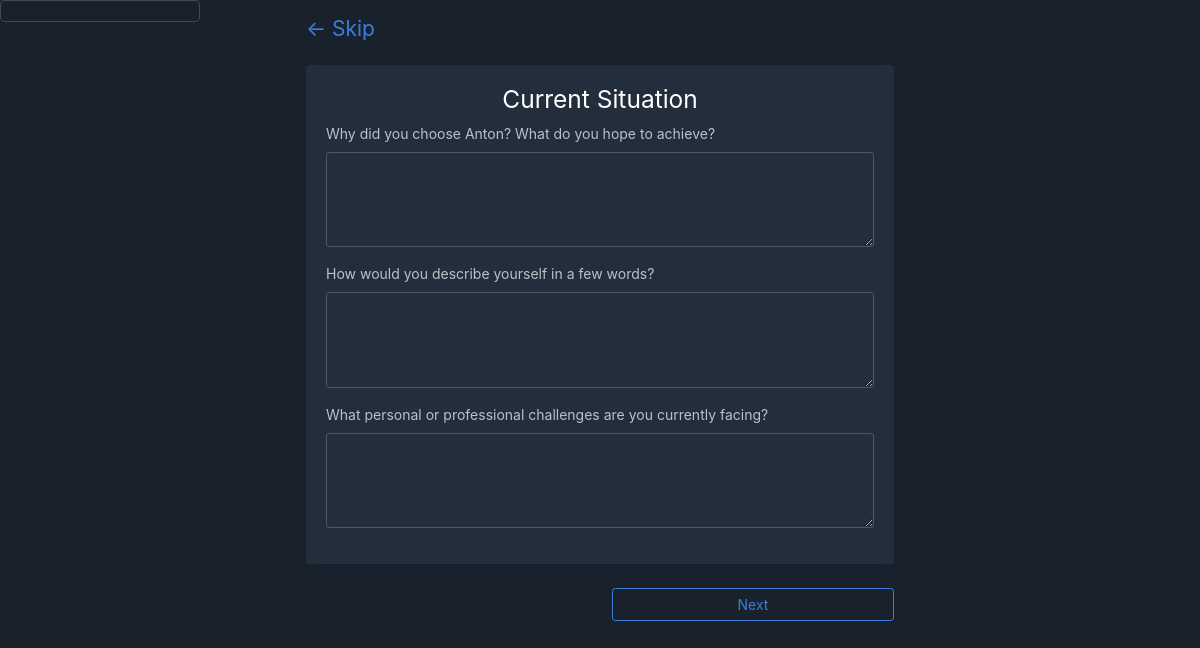
The app's page /goal-form/ (signed in), older data.
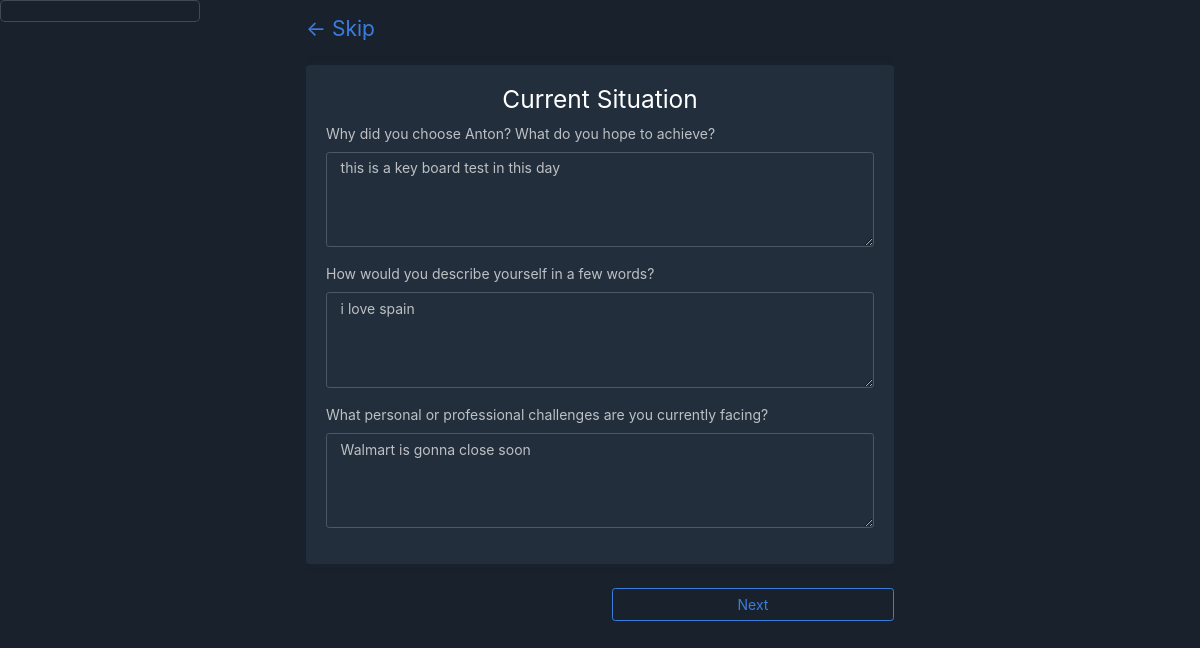
The same page, newer data.
### api/models.py (models this page shows, shortened)
class Goal(models.Model):
    current_working_on = models.TextField(blank=True)
    progress_towards_goals = models.TextField(blank=True)
    challenges = models.TextField(blank=True)
    one_year_goal = models.TextField(blank=True)
    five_year_goal = models.TextField(blank=True)
    achievements_feel_successful = models.TextField(blank=True)

### frontend/views.py (the view)
# urls.py: path('goal-form/', views.goal_form_view, name='goal_form'),
@login_required
def goal_form_view(request):
    profile = Profile.objects.get(user=request.user)
    if profile.goal:
        form = GoalForm(request.POST or None, instance=profile.goal)
    else:
        form = GoalForm(request.POST or None)
    if request.method == 'POST':
        if form.is_valid():
            goal_form = form.save()
            profile.goal = goal_form
            profile.save()
            return redirect('/')  # Redirect to home page or success page
    context = {
        'form': form,
    }
    return render(request, 'authentication/goal_form.html', context)

### frontend/forms.py
class GoalForm(forms.ModelForm):
    class Meta:
        model = Goal
        fields = '__all__'  # or list specific fields if needed

### templates/authentication/goal_form.html (shortened to what this page needs)
{% load static %}
<!DOCTYPE html>
<html lang="en">
<head>
    <link href="https://cdnjs.cloudflare.com/ajax/libs/font-awesome/5.15.3/css/all.min.css" rel="stylesheet">
    <link href="https://stackpath.bootstrapcdn.com/bootstrap/5.1.3/css/bootstrap.min.css" rel="stylesheet">
    <link class="js-stylesheet" href="{% static 'css/dark.css' %}" rel="stylesheet">
</head>
<body>
    <div class="container" style="width: 50%;">
        <div id="carousel" class="carousel mt-3">
            <div class="carousel-inner">
                <h3><a href="{% url 'pages' %}">&#8592; Skip</a></h3>
                <form method="POST" class="my-4">
                    <div class="carousel-item active">
                        <div class="card">
                            <div class="card-body">
                                <center><h2>Current Situation</h2></center>
                                <div class="mb-3">
                                    <label for="id_current_working_on" class="form-label">
                                        Why did you choose Anton? What do you hope to achieve?
                                        <i class="align-middle me-2 fas fa-fw fa-question-circle" data-popover="I chose Anton because I want a tool that can help me stay focused and organized."></i>
                                    </label>
                                    <textarea class="form-control" id="id_current_working_on" name="current_working_on" rows="4">{{ form.current_working_on.value|default:'' }}</textarea>
                                </div>
                                <div class="mb-3">
                                    <label for="id_progress_towards_goals" class="form-label">
                                        How would you describe yourself in a few words?
                                        <i class="align-middle me-2 fas fa-fw fa-question-circle" data-popover="I am a driven professional who values continuous learning and personal growth."></i>
                                    </label>
                                    <textarea class="form-control" id="id_progress_towards_goals" name="progress_towards_goals" rows="4">{{ form.progress_towards_goals.value|default:'' }}</textarea>
                                </div>
                                <div class="mb-3">
                                    <label for="id_challenges" class="form-label">
                                        What personal or professional challenges are you currently facing?
                                        <i class="align-middle me-2 fas fa-fw fa-question-circle" data-popover="I struggle with procrastination and often find it hard to stick to my goals."></i>
                                    </label>
                                    <textarea class="form-control" id="id_challenges" name="challenges" rows="4">{{ form.challenges.value|default:'' }}</textarea>
                                </div>
                            </div>
                        </div>
                    </div>
            </form>
            </div>
            <div class="carousel-controls">
                <div class="row">
                    <div class="col">
                    </div>
                    <div class="col">
                        <button class="btn btn-outline-primary form-control" id="nextBtn">Next</button>
                    </div>
                </div>
            </div>
        </div>
    </div>
    <div id="popover" class="popover"></div>
</body>
</html>

Row changes from the older to the newer data that the page shows:
added Goal: current_working_on "this is a key board test in this day", progress_towards_goals "i love spain", challenges "Walmart is gonna close soon"
